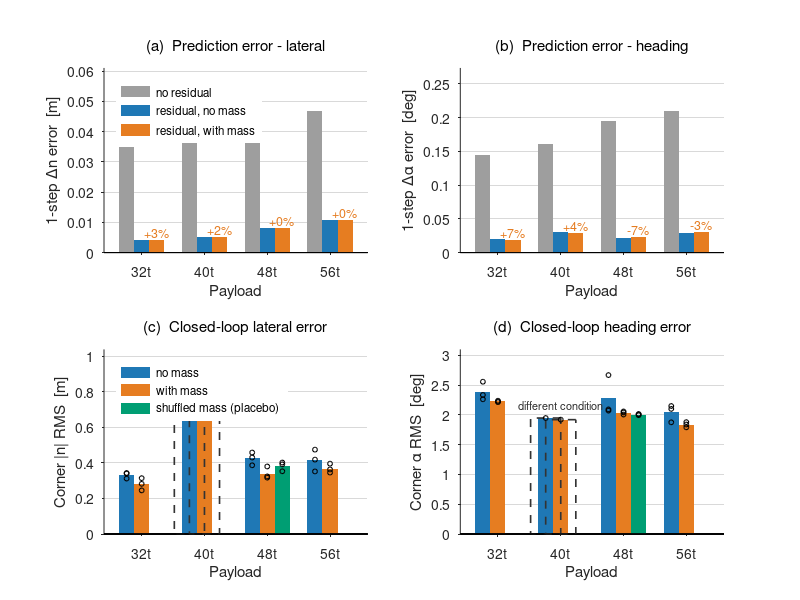
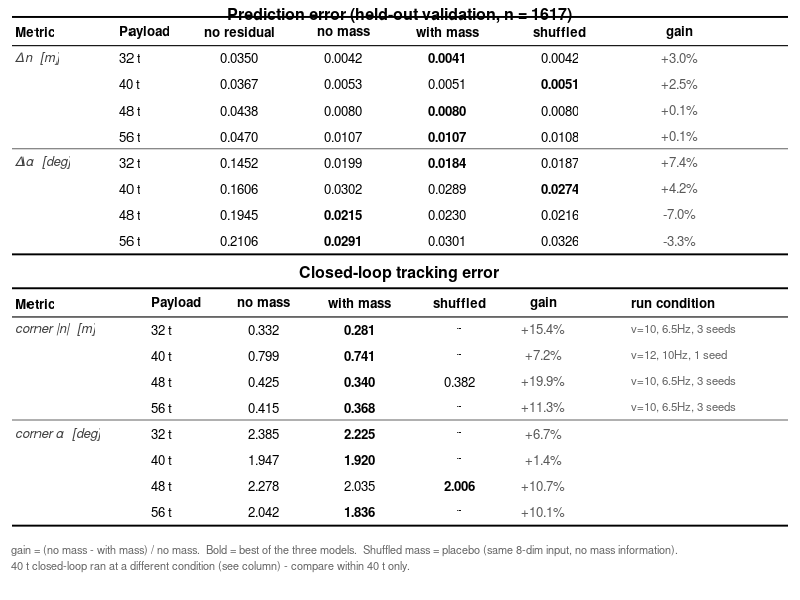

Recreate these plots in MATLAB, in order.
% 적재 조건화 - MLP 입력에 무게를 넣어야 하는가 (32 / 40 / 48 / 56 t)
%
% (a)(b) 예측 오차 - 모델이 실제로 하는 일. 학습에 쓰지 않은 검증 분할에서
%        1스텝 잔차 예측 오차를 잰다. 잔차 보정은 오차를 8배 줄이지만,
%        무게를 알려줘도 Δn 은 3.0 / 2.5 / 0.1 / 0.1 % 밖에 안 줄고
%        Δα 는 +7.4 / +4.2 / -7.0 / -3.3 % 로 부호까지 갈린다.
% (c)(d) 폐루프 추종 오차 - 실주행. 조건화가 7~20% 좋아 보이지만, 무게 라벨을
%        무작위로 섞은 플라시보(48 t)가 그 이득의 51%(횡) / 112%(헤딩)를
%        재현한다. 즉 무게 정보가 아니라 입력 차원/초기값/학습 노이즈다.
%
% ** 40 t 주의 ** 40 t 폐루프만 주행 조건이 다르다 (v=12 / 10 Hz / 시드 1개,
% 나머지는 v=10 / 6.5 Hz / 시드 3개). 속도가 1.9 m/s 빨라 절대 오차가 약 2배다.
% 막대에 빗금으로 표시했다. **40 t 내부의 무게 O/X 쌍비교만 유효하다.**
%
% 창 2개가 뜬다.
%   Figure 1  그림 4칸 (예측 Δn / 예측 Δα / 폐루프 Y / 폐루프 yaw)
%   Figure 2  같은 값을 표로 (예측 오차 표 + 폐루프 표). 명령창에도 같이 출력된다.
%
% 데이터: fig_mass_conditioning.mat  (results/mass_conditioning.py 가 생성)
% 실행:   results/matlab/ 폴더 안에서 `plot_mass_conditioning`
% 요구:   base MATLAB 만 (툴박스 불필요). R2013a 이상.

clear; close all
load('fig_mass_conditioning.mat')

GREY = [0.62 0.62 0.62];    % 보정 없음
NOM  = [0.12 0.47 0.71];    % 무게 없음
RES  = [0.90 0.49 0.13];    % 무게 있음
PLA  = [0.00 0.62 0.45];    % 플라시보 (Okabe-Ito bluish green)

mp = mass_pred(:);   nP = numel(mp);   xp = (1:nP)';
mc = mass_cloop(:);  nC = numel(mc);   xc = (1:nC)';
w  = 0.24;
DN = 2; DA = 3;             % 채널: 1=ds 2=dn 3=dalpha 4=dv

% NaN 안전 평균 (플라시보는 48t 만, 40t 는 시드 1개라 빈 칸이 있다).
% nanmean 은 Statistics Toolbox 함수라 쓰지 않는다 - base MATLAB 만으로 계산한다.
Zs  = cloop_err;  Zs(isnan(Zs)) = 0;
SUM = squeeze(sum(Zs, 3));                      % (적재, 모델, 지표)
CNT = squeeze(sum(~isnan(cloop_err), 3));
CM  = SUM ./ max(CNT, 1);
CM(CNT == 0) = NaN;

%% ---- 수치 표 출력 (명령창) ----
% 그림만 보면 0.1% 대 차이가 안 보인다. 숫자로도 남긴다.
fprintf('\n');
fprintf('=== Mass conditioning: prediction error (held-out val, n=%d) ===\n', n_val);
fprintf('%5s | %9s %9s %9s %9s | %7s\n', 'mass', ...
        'no resid', 'no mass', 'with mass', 'shuffled', 'gain');
for k = 1:2
    if k == 1, ch = DN; sc = 1;      fprintf('--- lateral  dn [m]\n');
    else       ch = DA; sc = 180/pi; fprintf('--- heading  dalpha [deg]\n'); end
    for i = 1:nP
        e0 = pred_err(i,1,1,ch)*sc;
        e1 = mean(pred_err(i,2,:,ch))*sc;
        e2 = mean(pred_err(i,3,:,ch))*sc;
        e3 = mean(pred_err(i,4,:,ch))*sc;
        fprintf('%4dt | %9.4f %9.4f %9.4f %9.4f | %+6.1f%%\n', ...
                mp(i), e0, e1, e2, e3, 100*(e1-e2)/e1);
    end
end

fprintf('\n=== Mass conditioning: closed-loop tracking ===\n');
fprintf('%5s | %9s %9s %9s | %7s | %s\n', 'mass', ...
        'no mass', 'with mass', 'shuffled', 'gain', 'run condition');
for k = 1:2
    if k == 1, ci = 1; fprintf('--- corner |n| RMS [m]\n');
    else       ci = 2; fprintf('--- corner alpha RMS [deg]\n'); end
    for i = 1:nC
        g = 100*(CM(i,1,ci)-CM(i,2,ci))/CM(i,1,ci);
        note = ''; if k == 1, note = cloop_note{i}; end
        fprintf('%4dt | %9.3f %9.3f %9.3f | %+6.1f%% | %s\n', ...
                mc(i), CM(i,1,ci), CM(i,2,ci), CM(i,3,ci), g, note);
    end
end
fprintf(['\ngain = (no mass - with mass) / no mass.  ' ...
         'Positive = conditioning looks better.\n']);
fprintf(['Placebo (shuffled mass) carries no mass information but the same ' ...
         '8-dim input.\n']);
fprintf(['40t closed-loop ran at a different condition - compare within 40t ' ...
         'only.\n\n']);

figure('Color','w','Position',[50 40 1060 720])

%% (a)(b) 예측 오차 - 무게를 알려줘도 안 줄어든다
for k = 1:2
    if k == 1
        ch = DN; sc = 1;      ttl = '(a)  Prediction error - lateral';
        yl = '1-step \Deltan error  [m]';
    else
        ch = DA; sc = 180/pi; ttl = '(b)  Prediction error - heading';
        yl = '1-step \Delta\alpha error  [deg]';
    end
    subplot(2,2,k); hold on; box off
    set(gca,'FontSize',10,'TickDir','out','YGrid','on', ...
            'GridColor',[.85 .85 .85],'GridAlpha',1,'Layer','bottom')
    e0 = squeeze(pred_err(:,1,1,ch))*sc;
    e1 = mean(squeeze(pred_err(:,2,:,ch)),2)*sc;
    e2 = mean(squeeze(pred_err(:,3,:,ch)),2)*sc;
    b0 = bar(xp-w, e0, w, 'FaceColor', GREY, 'EdgeColor','none');
    b1 = bar(xp,   e1, w, 'FaceColor', NOM,  'EdgeColor','none');
    b2 = bar(xp+w, e2, w, 'FaceColor', RES,  'EdgeColor','none');
    for i = 1:nP
        text(xp(i)+w, e2(i)+max(e0)*0.05, ...
             sprintf('%+.0f%%', 100*(e1(i)-e2(i))/e1(i)), ...
             'HorizontalAlignment','center','FontSize',9,'Color',RES);
    end
    if k == 1
        legend([b0 b1 b2], {'no residual','residual, no mass','residual, with mass'}, ...
               'Location','northwest','Box','off','FontSize',8.5);
    end
    set(gca,'XTick',1:nP,'XTickLabel', ...
            arrayfun(@(v) sprintf('%dt',v), mp, 'UniformOutput', false))
    xlim([0.4 nP+0.6]); ylim([0 max(e0)*1.3])
    xlabel('Payload'); ylabel(yl); title(ttl,'FontSize',11,'FontWeight','normal')
end

%% (c)(d) 폐루프 추종 오차 + 플라시보
for k = 1:2
    if k == 1
        ci = 1; ttl = '(c)  Closed-loop lateral error';
        yl = 'Corner |n| RMS  [m]';
    else
        ci = 2; ttl = '(d)  Closed-loop heading error';
        yl = 'Corner \alpha RMS  [deg]';
    end
    subplot(2,2,2+k); hold on; box off
    set(gca,'FontSize',10,'TickDir','out','YGrid','on', ...
            'GridColor',[.85 .85 .85],'GridAlpha',1,'Layer','bottom')
    c0 = CM(:,1,ci);  c1 = CM(:,2,ci);  c2 = CM(:,3,ci);
    h1 = bar(xc-w, c0, w, 'FaceColor', NOM, 'EdgeColor','none');
    h2 = bar(xc,   c1, w, 'FaceColor', RES, 'EdgeColor','none');
    h3 = bar(xc+w, c2, w, 'FaceColor', PLA, 'EdgeColor','none');
    % 주행 조건이 다른 적재(40t)는 테두리로 표시 - 절대값 비교 불가
    for i = 1:nC
        if ~cloop_same(i)
            bar(xc(i)-w, c0(i), w, 'FaceColor','none', ...
                'EdgeColor',[0.2 0.2 0.2],'LineWidth',1.2,'LineStyle','--');
            bar(xc(i),   c1(i), w, 'FaceColor','none', ...
                'EdgeColor',[0.2 0.2 0.2],'LineWidth',1.2,'LineStyle','--');
            text(xc(i), max(c0(i),c1(i))*1.11, 'different condition', ...
                 'HorizontalAlignment','center','FontSize',8,'Color',[0.2 0.2 0.2]);
        end
    end
    % 시드별 개별 점 - 평균만 보면 편차가 안 보인다
    off = [-w 0 w];
    for v = 1:3
        for i = 1:nC
            sd = squeeze(cloop_err(i,v,:,ci)); sd = sd(~isnan(sd));
            plot(xc(i)+off(v)+zeros(size(sd)), sd, 'o', 'Color','k', ...
                 'MarkerSize',3.5,'LineWidth',0.8);
        end
    end
    if k == 1
        legend([h1 h2 h3], {'no mass','with mass','shuffled mass (placebo)'}, ...
               'Location','northwest','Box','off','FontSize',8.5);
    end
    set(gca,'XTick',1:nC,'XTickLabel', ...
            arrayfun(@(v) sprintf('%dt',v), mc, 'UniformOutput', false))
    xlim([0.4 nC+0.6]); ylim([0 max([c0;c1])*1.30])
    xlabel('Payload'); ylabel(yl); title(ttl,'FontSize',11,'FontWeight','normal')
end

%% ==== Figure 2: 수치 표 ====
% 그림으로는 0.1% 대 차이가 안 보인다. 같은 값을 표로도 띄운다.
% (plot_tracking_rmse.m 과 같은 booktabs 스타일)

nRowA = 2*nP;                 % 예측: 채널 2개 x 적재 4개
nRowB = 2*nC;                 % 폐루프: 지표 2개 x 적재 4개
nAll  = nRowA + nRowB + 7;    % 제목/헤더/구분 여백
rh    = 1/nAll;

figure('Color','w','Position',[120 60 940 40+26*nAll])
axes('Position',[0 0 1 1]); hold on; axis off
xlim([0 1]); ylim([0 1]); set(gca,'YDir','reverse')
yy   = @(k) (k+1.2)*rh;
rule = @(y,wd) line([0.015 0.985],[y y],'Color','k','LineWidth',wd);
FS   = 9.5;

% ---- 표 A: 예측 오차 ----
cxA = [0.020 0.150 0.300 0.430 0.560 0.700 0.850];
hdrA = {'Metric','Payload','no residual','no mass','with mass','shuffled','gain'};
text(0.5, 0.55*rh, sprintf('Prediction error (held-out validation, n = %d)', n_val), ...
     'HorizontalAlignment','center','FontSize',11.5,'FontWeight','bold');
rule(yy(-0.55), 1.4);
for c = 1:numel(hdrA)
    al = 'center'; if c <= 2, al = 'left'; end
    text(cxA(c), yy(0), hdrA{c}, 'HorizontalAlignment',al, ...
         'FontSize',FS,'FontWeight','bold');
end
rule(yy(0.55), 0.8);
r = 0;
for k = 1:2
    if k == 1, ch = DN; sc = 1;      mlab = '\Deltan  [m]';      fmt = '%.4f';
    else       ch = DA; sc = 180/pi; mlab = '\Delta\alpha  [deg]'; fmt = '%.4f'; end
    for i = 1:nP
        r = r + 1;  y = yy(r);
        if i == 1
            text(cxA(1), y, mlab, 'HorizontalAlignment','left', ...
                 'FontSize',FS,'FontAngle','italic','Color',[0.25 0.25 0.25]);
        end
        text(cxA(2), y, sprintf('%d t', mp(i)), 'HorizontalAlignment','left','FontSize',FS);
        e = [pred_err(i,1,1,ch), mean(pred_err(i,2,:,ch)), ...
             mean(pred_err(i,3,:,ch)), mean(pred_err(i,4,:,ch))] * sc;
        for c = 1:4
            fw = 'normal';
            if c >= 2 && e(c) == min(e(2:4)), fw = 'bold'; end
            text(cxA(2+c), y, sprintf(fmt, e(c)), 'HorizontalAlignment','center', ...
                 'FontSize',FS,'FontWeight',fw);
        end
        g = 100*(e(2)-e(3))/e(2);
        text(cxA(7), y, sprintf('%+.1f%%', g), 'HorizontalAlignment','center', ...
             'FontSize',FS,'Color',[0.35 0.35 0.35]);
    end
    if k == 1
        line([0.015 0.985],[yy(r+0.5) yy(r+0.5)],'Color',[0.5 0.5 0.5],'LineWidth',0.9);
    end
end
rule(yy(nRowA+0.55), 1.4);

% ---- 표 B: 폐루프 ----
base = nRowA + 2.4;
cxB  = [0.020 0.190 0.330 0.450 0.575 0.680 0.790];
hdrB = {'Metric','Payload','no mass','with mass','shuffled','gain','run condition'};
text(0.5, yy(base-1.15), 'Closed-loop tracking error', ...
     'HorizontalAlignment','center','FontSize',11.5,'FontWeight','bold');
rule(yy(base-0.55), 1.4);
for c = 1:numel(hdrB)
    al = 'center'; if c <= 2 || c == 7, al = 'left'; end
    text(cxB(c), yy(base), hdrB{c}, 'HorizontalAlignment',al, ...
         'FontSize',FS,'FontWeight','bold');
end
rule(yy(base+0.55), 0.8);
r = base;
for k = 1:2
    if k == 1, ci = 1; mlab = 'corner |n|  [m]';
    else       ci = 2; mlab = 'corner \alpha  [deg]'; end
    for i = 1:nC
        r = r + 1;  y = yy(r);
        if i == 1
            text(cxB(1), y, mlab, 'HorizontalAlignment','left', ...
                 'FontSize',FS,'FontAngle','italic','Color',[0.25 0.25 0.25]);
        end
        text(cxB(2), y, sprintf('%d t', mc(i)), 'HorizontalAlignment','left','FontSize',FS);
        v = [CM(i,1,ci) CM(i,2,ci) CM(i,3,ci)];
        for c = 1:3
            if isnan(v(c))
                txt = '-';  fw = 'normal';
            else
                txt = sprintf('%.3f', v(c));
                fw = 'normal';
                if v(c) == min(v(~isnan(v))), fw = 'bold'; end
            end
            text(cxB(2+c), y, txt, 'HorizontalAlignment','center', ...
                 'FontSize',FS,'FontWeight',fw);
        end
        g = 100*(v(1)-v(2))/v(1);
        text(cxB(6), y, sprintf('%+.1f%%', g), 'HorizontalAlignment','center', ...
             'FontSize',FS,'Color',[0.35 0.35 0.35]);
        if k == 1
            text(cxB(7), y, cloop_note{i}, 'HorizontalAlignment','left', ...
                 'FontSize',FS-1.2,'Color',[0.4 0.4 0.4]);
        end
    end
    if k == 1
        line([0.015 0.985],[yy(r+0.5) yy(r+0.5)],'Color',[0.5 0.5 0.5],'LineWidth',0.9);
    end
end
rule(yy(base+nRowB+0.55), 1.4);

text(0.015, yy(base+nRowB+1.5), ...
     ['gain = (no mass - with mass) / no mass.  Bold = best of the three models.  ' ...
      'Shuffled mass = placebo (same 8-dim input, no mass information).'], ...
     'HorizontalAlignment','left','FontSize',FS-1.5,'Color',[0.4 0.4 0.4], ...
     'Interpreter','none');
text(0.015, yy(base+nRowB+2.1), ...
     ['40 t closed-loop ran at a different condition (see column) - compare ' ...
      'within 40 t only.'], ...
     'HorizontalAlignment','left','FontSize',FS-1.5,'Color',[0.4 0.4 0.4], ...
     'Interpreter','none');
